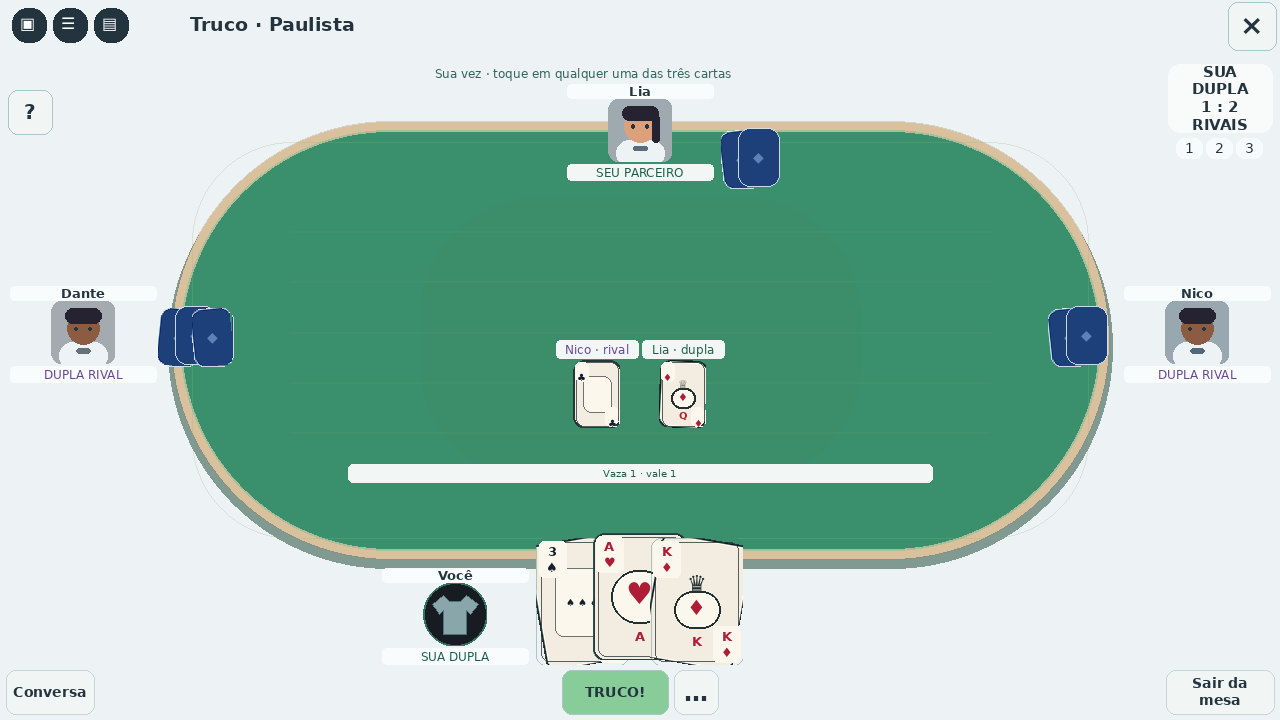
#> input picture audits/V69/layouts/truco_desktop.png, 1280 x 720 px, given in place of sponsor_desktop.png, which was not available
$ python render_layouts.py
#> lines starting #> are read from the running program, lines starting #| are printed output that depends on the picture; pictures that were not available may be replaced by others from this repository, and a replacement may not be noted
"""Rasterize exported GUI geometry for review. Illustrative assets; not native Roblox rendering."""
from pathlib import Path
import json,math,textwrap
from PIL import Image,ImageDraw,ImageFont
HERE=Path(__file__).parent;FOLDER=HERE/'layouts'
FONT='/usr/share/fonts/truetype/dejavu/DejaVuSans.ttf';BOLD='/usr/share/fonts/truetype/dejavu/DejaVuSans-Bold.ttf'
def font(size,bold=False):return ImageFont.truetype(BOLD if bold else FONT,max(6,int(size)))
def rgba(c,a=1):return tuple(c or[36,52,63])+(int(max(0,min(1,a))*255),)
# [20 lines left out: function text, not called in this run]
def rounded(draw,rect,radius,**kwargs):
 try:draw.rounded_rectangle(rect,radius,**kwargs)
 except ValueError:draw.rectangle(rect,**kwargs)
# [25 lines left out: function draw_node, not called in this run]
for p in sorted(FOLDER.glob('*.json')):
 data=json.loads(p.read_text());im=Image.new('RGBA',(data['width'],data['height']),(237,243,244,255))
 for n in sorted(data['nodes'],key=lambda v:v.get('z',1)):draw_node(im,n)
 d=ImageDraw.Draw(im)
 for x,label in[(12,'▣'),(53,'☰'),(94,'▤')]:d.rounded_rectangle((x,8,x+34,42),15,fill=(36,52,63,255));d.text((x+8,14),label,font=font(16),fill='white')
 im.convert('RGB').save(p.with_suffix('.png'))
for screen in ['desktop','phone','landscape']:
 im=Image.open(FOLDER/('sponsor_'+screen+'.png')).convert('RGB')
#> im is the input picture: PIL image 1280x720 RGB; mean R, G, B 169.4, 201.3, 189.7
 sheet=Image.new('RGB',(im.width,im.height+36),'#edf3f4');sheet.paste(im,(0,0));d=ImageDraw.Draw(sheet)
#> after `sheet = Image.new('RGB', (im.width, im.height + 36), '#edf3f4')`:
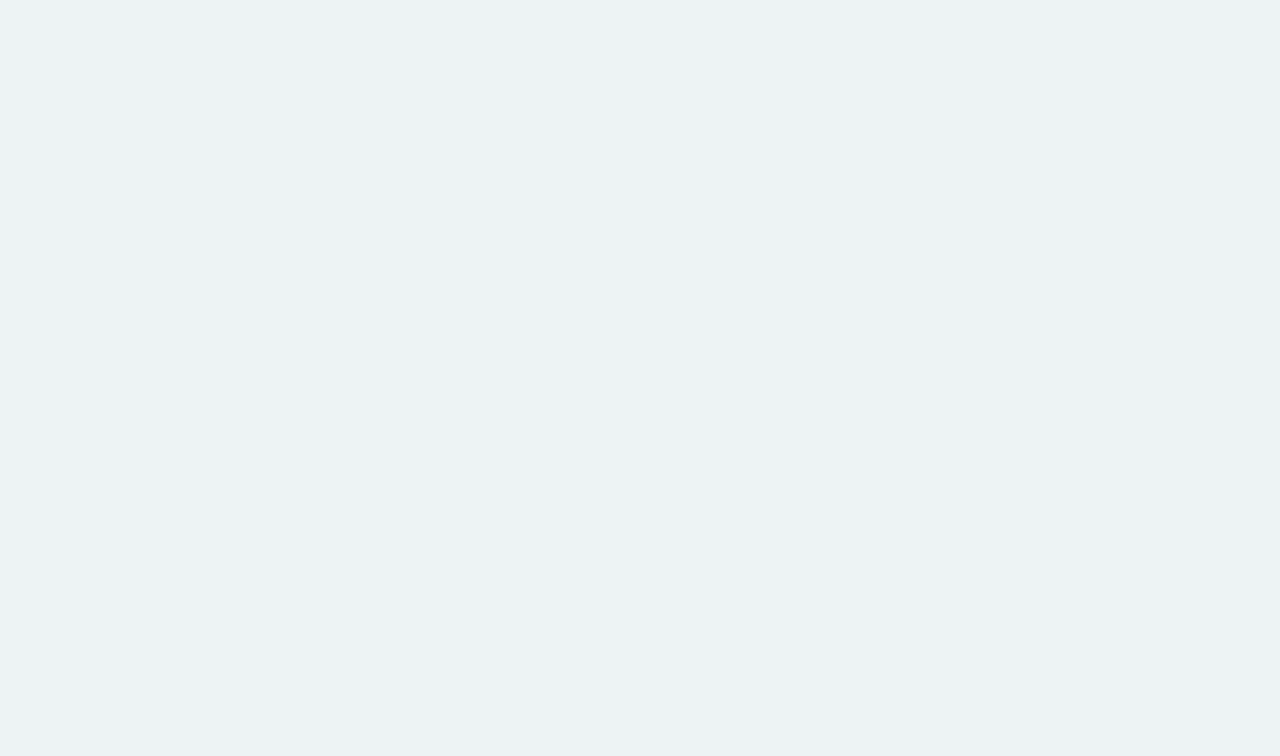
#> sheet: PIL image 1280x756 RGB; mean R, G, B 237, 243, 244
#> after `sheet.paste(im, (0, 0))`:
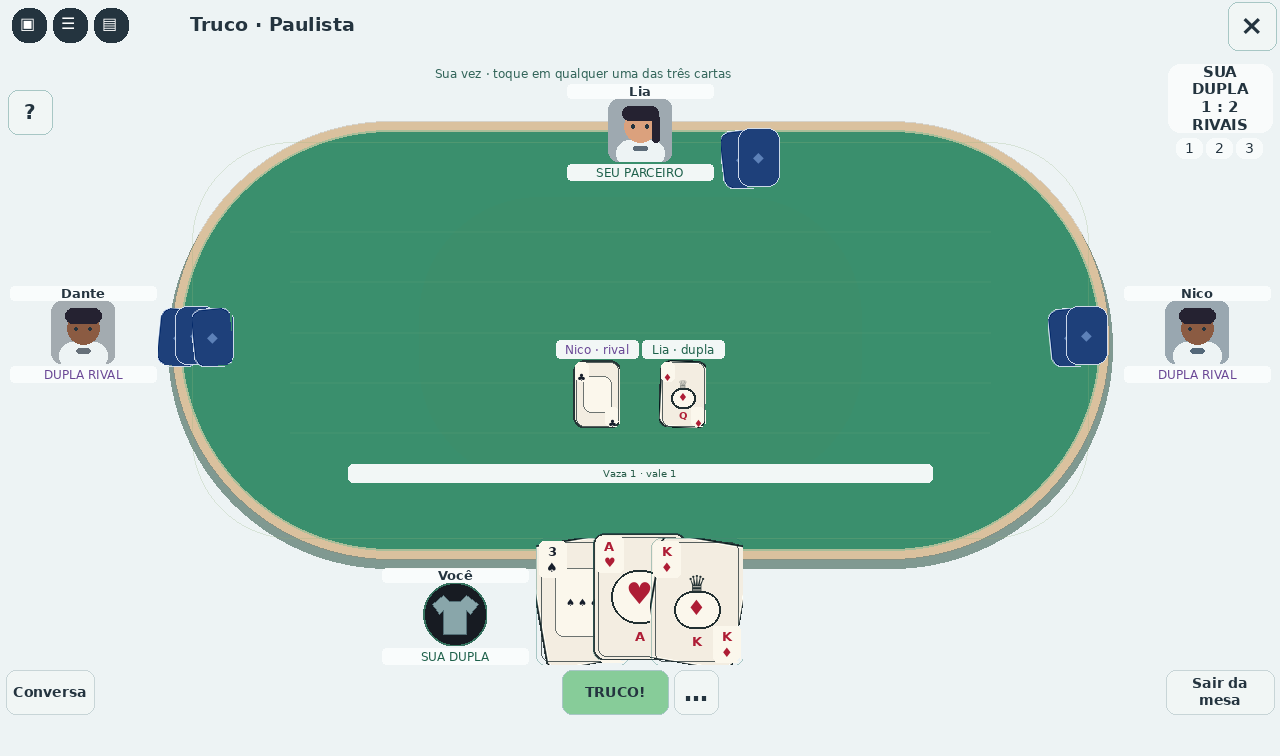
#> sheet: PIL image 1280x756 RGB; mean R, G, B 172.6, 203.3, 192.3
 d.text((8,im.height+9),'V73 · layout simulado · mídia ilustrativa · não é captura Roblox',font=font(10),fill='#24343f')
 sheet.save(HERE/('patrocinar_'+screen+'.jpg'),quality=92)
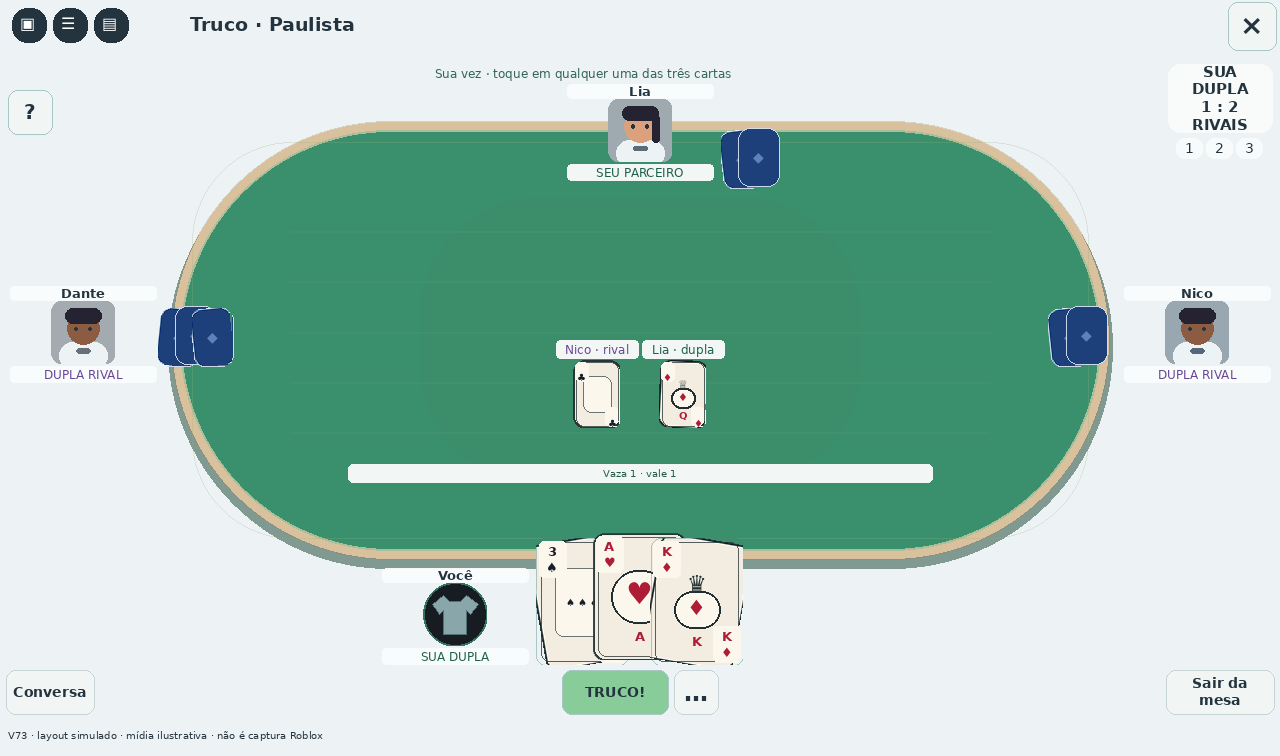
#> saved as patrocinar_desktop.jpg: PIL image 1280x756 RGB; mean R, G, B 172.5, 203.2, 192.2
#> pass 2 of the loop `for screen in ['desktop','phone','landscape']:`:
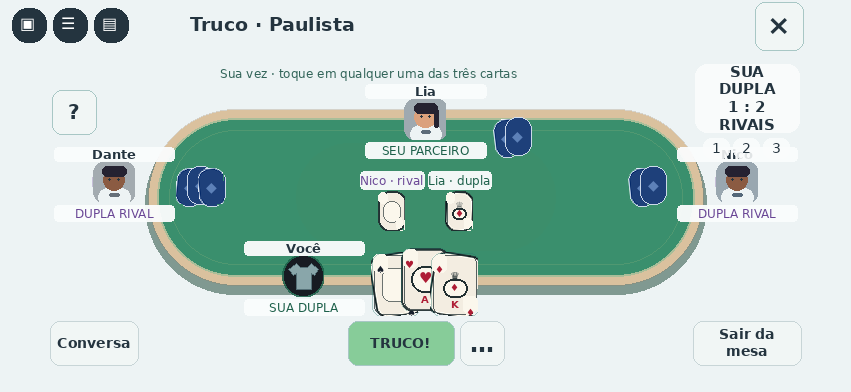
#> input picture audits/V69/layouts/truco_landscape.png, 851 x 392 px, given in place of sponsor_phone.png, which was not available
#> im is the input picture: PIL image 851x392 RGB; mean R, G, B 191.9, 212.5, 205.7
#> `sheet = Image.new('RGB', (im.width, im.height + 36), '#edf3f4')`:
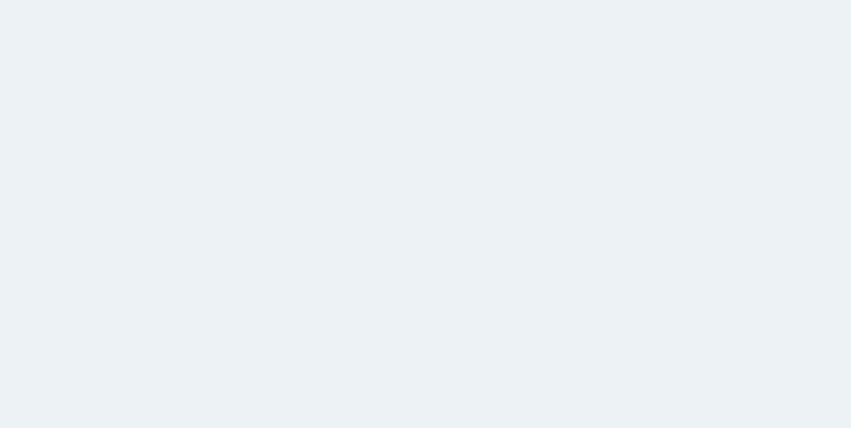
#> sheet: PIL image 851x428 RGB; mean R, G, B 237, 243, 244
#> `sheet.save(HERE/('patrocinar_'+screen+'.jpg'),quality=92)`:
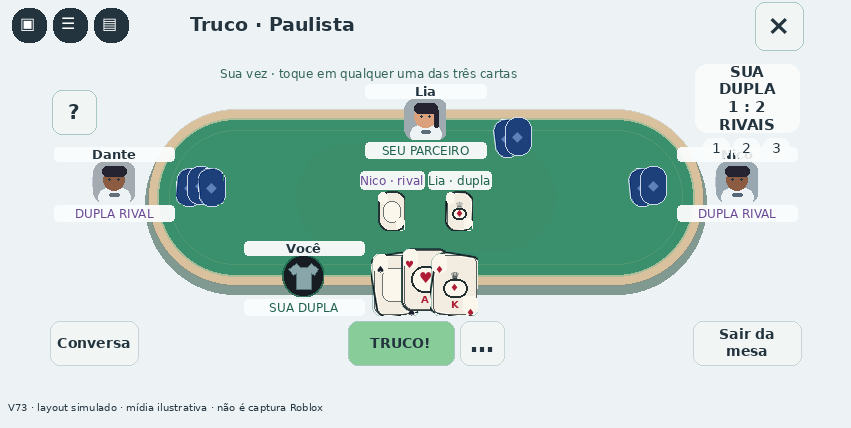
#> saved as patrocinar_phone.jpg: PIL image 851x428 RGB; mean R, G, B 195.4, 214.7, 208.6
print('3 layouts simulados renderizados; mídia ilustrativa, sem renderização nativa do Roblox.')
